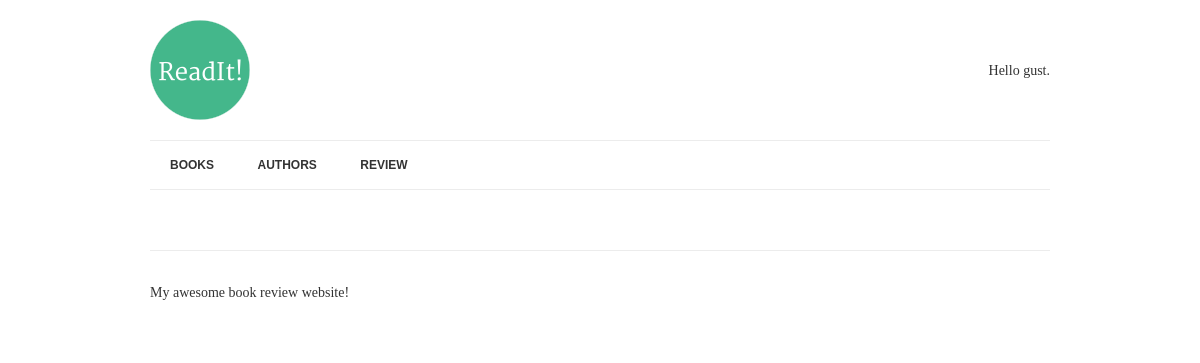
Before: /books/5 with the older database file.
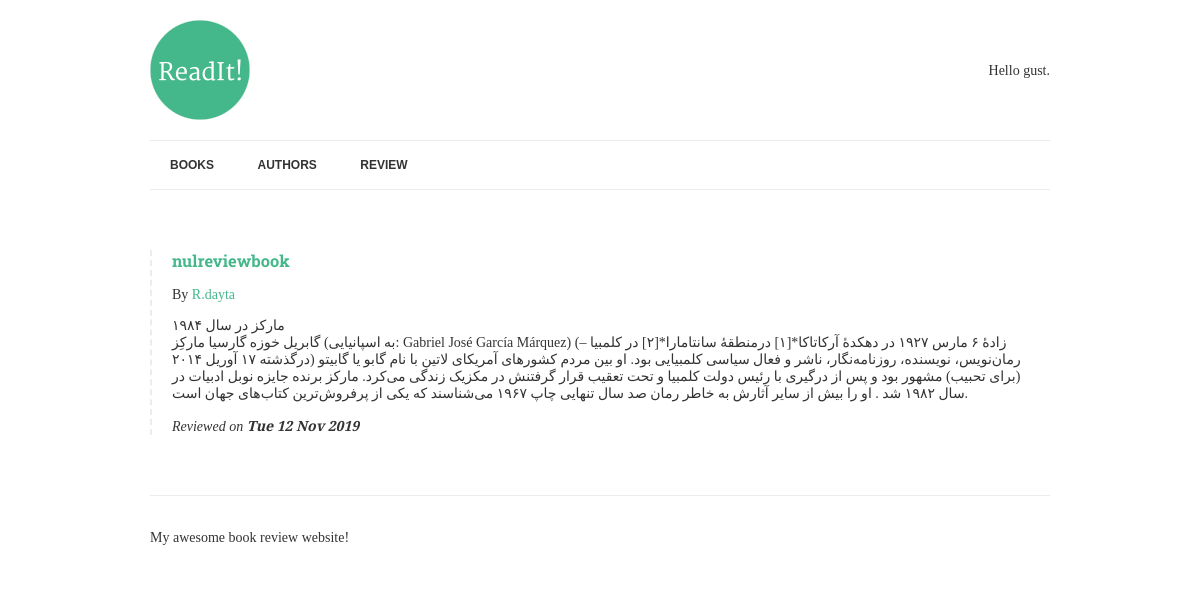
After: the same page with the newer database file.
### books/models.py (models this page shows, shortened)
class Book(models.Model): #now we need the quality that books might have
	title = models.CharField(max_length=150) #this going to be stored as a string we must set maximum lenght to store
	authors = models.ManyToManyField("Author",related_name="books")
	review = models.TextField(blank = True, null=True)
	reviewed_by = models.ForeignKey(User,blank=True, null=True,related_name='review',on_delete=models.PROTECT)
	date_reviewd = models.DateTimeField(blank = True, null=True)#it is stored as a date_time object *
	is_favourite = models.BooleanField(default=False,verbose_name="Favourite?")

class Author(models.Model):
	name = models.CharField(max_length=70,help_text=' Use pen name,not Real name',
							 unique=True)

### books/views.py (the view)
# urls.py: path('books/<int:pk>',BookDetail.as_view(),name="book-detail"), #(?P<pk>[-\w]+/)
class BookDetail(DetailView):
    model = Book
    template_name = "book.html"

### books/templates/book.html
{% extends "base.html" %}
{% block content %}
    {% if book.review %}
        {% include "book-detail.html" %}
    {% endif %}
{% endblock content %}

### books/templates/book-detail.html (shortened to what this page needs)
 <div class="book">
    <h3><a href="{% url 'book-detail' book.pk %}"> {{book.title }} </a></h3>
    <p>By {% for author in book.authors.all %} <a href= "{% url 'author-detail' author.pk %}"> {{author.name}}</a> {% endfor %}</p>
    <p>{{book.review|linebreaks}}</p>
    <p class="meta">
        Reviewed on <strong> {{book.date_reviewd|date:"D d M Y" }} </strong>
    </p>
</div>

Changed rows visible on the page:
now on this page (row edited): Book: title "nulreviewbook", review "مارکز در سال ۱۹۸۴ گابریل خوزه گارسیا مارکِز (به اسپانیایی: Gabriel José García Márquez) (زادهٔ ۶ مارس ۱۹۲۷ در دهکدهٔ آرکاتاکا*[۱] درمنطقهٔ سانتامارا*[۲] در کلمبیا – درگذشته ۱۷ آوریل ۲۰۱۴) رمان‌نویس، نویسنده، روزنامه‌نگار، ناشر و فعال سیاسی کلمبیایی بود. او بین مردم کشورهای آمریکای لاتین با نام گابو یا گابیتو (برای تحبیب) مشهور بود و پس از درگیری با رئیس دولت کلمبیا و تحت تعقیب قرار گرفتنش در مکزیک زندگی می‌کرد. مارکز برنده جایزه نوبل ادبیات در سال ۱۹۸۲ شد . او را بیش از سایر آثارش به خاطر رمان صد سال تنهایی چاپ ۱۹۶۷ می‌شناسند که یکی از پرفروش‌ترین کتاب‌های جهان است.", date_reviewd "Tue 12 Nov 2019"
now on this page (row unchanged): Author: name "R.dayta"
Other visible differences:
text now shown: "By Reviewed on"
